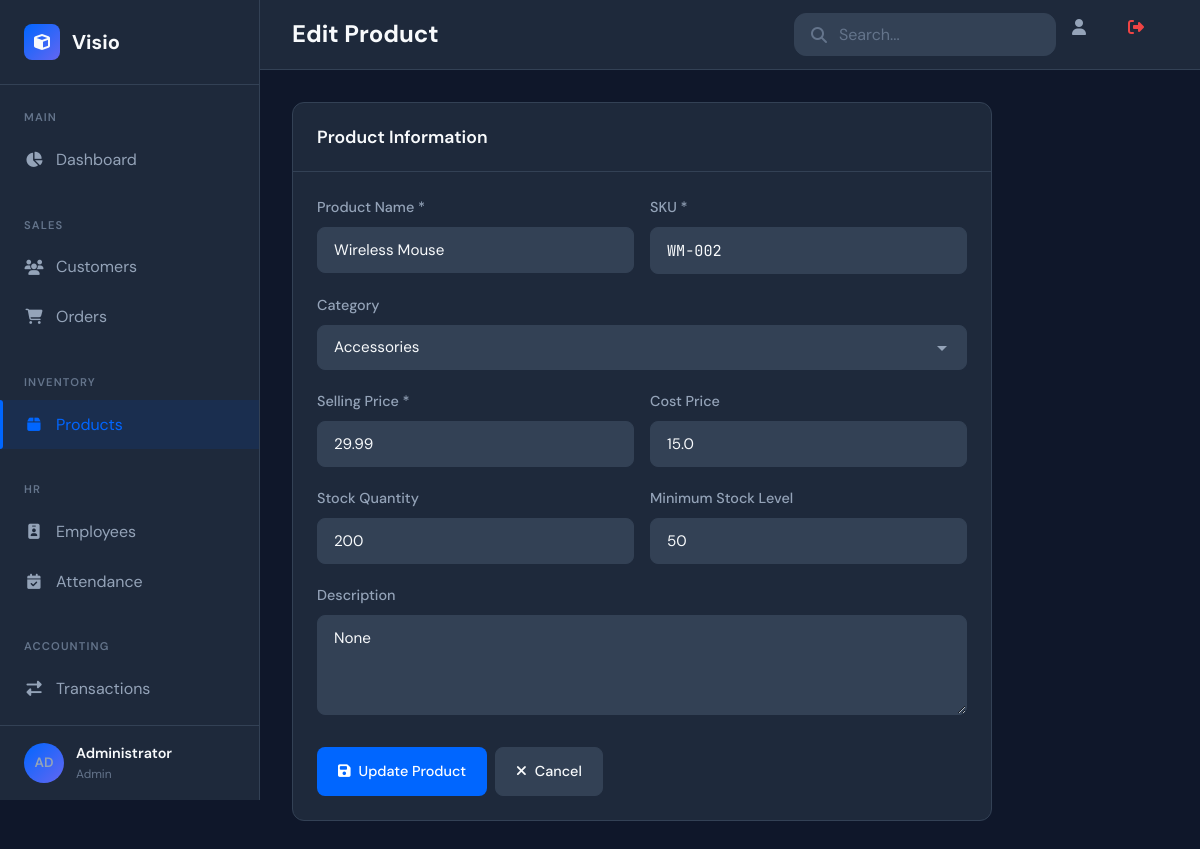
The app's page /products/edit/2 (signed in) with its own data.
### app.py (models this page shows, shortened)
class User(UserMixin, db.Model):
    id = db.Column(db.Integer, primary_key=True)
    email = db.Column(db.String(120), unique=True, nullable=False)
    password_hash = db.Column(db.String(256), nullable=False)
    full_name = db.Column(db.String(100), nullable=False)
    role = db.Column(db.String(20), default='user')
    is_active = db.Column(db.Boolean, default=True)
    created_at = db.Column(db.DateTime, default=datetime.utcnow)
    last_login = db.Column(db.DateTime)
    def get_initials(self):
        names = self.full_name.split()
        if len(names) >= 2:
            return f"{names[0][0]}{names[1][0]}".upper()
        return self.full_name[:2].upper()

class Product(db.Model):
    id = db.Column(db.Integer, primary_key=True)
    name = db.Column(db.String(100), nullable=False)
    sku = db.Column(db.String(50), unique=True, nullable=False)
    category = db.Column(db.String(50))
    price = db.Column(db.Float, nullable=False)
    cost = db.Column(db.Float, default=0)
    stock_quantity = db.Column(db.Integer, default=0)
    min_stock_level = db.Column(db.Integer, default=10)
    description = db.Column(db.Text)
    created_at = db.Column(db.DateTime, default=datetime.utcnow)

### app.py (the view, shortened to what this page needs)
@app.route('/products/edit/<int:id>', methods=['GET', 'POST'])
@login_required
def edit_product(id):
    product = Product.query.get_or_404(id)
    return render_template('product_form.html', product=product)

### app.py (called while the page is built)
@login_manager.user_loader
def load_user(user_id):
    return User.query.get(int(user_id))

### templates/product_form.html (shortened to what this page needs)
{% extends "base.html" %}
{% block page_title %}{{ 'Edit' if product else 'Add New' }} Product{% endblock %}
{% block content %}
<div class="card" style="max-width: 700px;">
    <div class="card-header">
        <h3 class="card-title">Product Information</h3>
    </div>
    <div class="card-body">
        <form action="{{ url_for('edit_product', id=product.id) if product else url_for('add_product') }}" method="POST" data-validate>
            <div class="form-row">
                <div class="form-group">
                    <label class="form-label">Product Name *</label>
                    <input type="text" name="name" class="form-control" value="{{ product.name if product else '' }}" required placeholder="Enter product name">
                </div>
                <div class="form-group">
                    <label class="form-label">SKU *</label>
                    <input type="text" name="sku" class="form-control font-mono" value="{{ product.sku if product else '' }}" required placeholder="e.g., PRD-001">
                </div>
            </div>
            <div class="form-group">
                <label class="form-label">Category</label>
                <select name="category" class="form-control">
                    <option value="Accessories" {% if product and product.category == 'Accessories' %}selected{% endif %}>Accessories</option>
                </select>
            </div>
            <div class="form-row">
                <div class="form-group">
                    <label class="form-label">Selling Price *</label>
                    <input type="number" step="0.01" name="price" class="form-control" value="{{ product.price if product else '' }}" required placeholder="0.00">
                </div>
                <div class="form-group">
                    <label class="form-label">Cost Price</label>
                    <input type="number" step="0.01" name="cost" class="form-control" value="{{ product.cost if product else '0' }}" placeholder="0.00">
                </div>
            </div>
            <div class="form-row">
                <div class="form-group">
                    <label class="form-label">Stock Quantity</label>
                    <input type="number" name="stock_quantity" class="form-control" value="{{ product.stock_quantity if product else '0' }}" placeholder="0">
                </div>
                <div class="form-group">
                    <label class="form-label">Minimum Stock Level</label>
                    <input type="number" name="min_stock_level" class="form-control" value="{{ product.min_stock_level if product else '10' }}" placeholder="10">
                </div>
            </div>
            <div class="form-group">
                <label class="form-label">Description</label>
                <textarea name="description" class="form-control" rows="3" placeholder="Enter product description">{{ product.description if product else '' }}</textarea>
            </div>
            <div class="btn-group" style="margin-top: 1.5rem;">
                <button type="submit" class="btn btn-primary">
                    <i class="fas fa-save"></i>
                    {{ 'Update' if product else 'Save' }} Product
                </button>
                <a href="{{ url_for('products') }}" class="btn btn-secondary">
                    <i class="fas fa-times"></i>
                    Cancel
                </a>
            </div>
        </form>
    </div>
</div>
{% endblock %}

### templates/base.html (shortened to what this page needs)
<!DOCTYPE html>
<html lang="en">
<head>
    <link rel="stylesheet" href="https://cdnjs.cloudflare.com/ajax/libs/font-awesome/6.4.0/css/all.min.css">
    <link rel="stylesheet" href="{{ url_for('static', filename='css/style.css') }}">
</head>
<body>
    <div class="app-container">
        <aside class="sidebar">
            <div class="sidebar-header">
                <div class="logo">
                    <i class="fas fa-cube"></i>
                    <span>Visio</span>
                </div>
            </div>
            <nav class="sidebar-nav">
                <div class="nav-section">
                    <span class="nav-section-title">Main</span>
                    <a href="{{ url_for('dashboard') }}" class="nav-item {% if request.endpoint == 'dashboard' %}active{% endif %}">
                        <i class="fas fa-chart-pie"></i><span>Dashboard</span>
                    </a>
                </div>
                <div class="nav-section">
                    <span class="nav-section-title">Sales</span>
                    <a href="{{ url_for('customers') }}" class="nav-item {% if 'customer' in request.endpoint %}active{% endif %}">
                        <i class="fas fa-users"></i><span>Customers</span>
                    </a>
                    <a href="{{ url_for('orders') }}" class="nav-item {% if 'order' in request.endpoint %}active{% endif %}">
                        <i class="fas fa-shopping-cart"></i><span>Orders</span>
                    </a>
                </div>
                <div class="nav-section">
                    <span class="nav-section-title">Inventory</span>
                    <a href="{{ url_for('products') }}" class="nav-item {% if 'product' in request.endpoint %}active{% endif %}">
                        <i class="fas fa-box"></i><span>Products</span>
                    </a>
                </div>
                <div class="nav-section">
                    <span class="nav-section-title">HR</span>
                    <a href="{{ url_for('employees') }}" class="nav-item {% if 'employee' in request.endpoint %}active{% endif %}">
                        <i class="fas fa-id-badge"></i><span>Employees</span>
                    </a>
                    <a href="{{ url_for('attendance') }}" class="nav-item {% if 'attendance' in request.endpoint %}active{% endif %}">
                        <i class="fas fa-calendar-check"></i><span>Attendance</span>
                    </a>
                </div>
                <div class="nav-section">
                    <span class="nav-section-title">Accounting</span>
                    <a href="{{ url_for('transactions') }}" class="nav-item {% if 'transaction' in request.endpoint %}active{% endif %}">
                        <i class="fas fa-exchange-alt"></i><span>Transactions</span>
                    </a>
                    <a href="{{ url_for('reports') }}" class="nav-item {% if 'report' in request.endpoint %}active{% endif %}">
                    </a>
                </div>
            </nav>
            <div class="sidebar-footer">
                <div class="user-info" style="cursor: pointer;" onclick="toggleUserMenu()">
                    <div class="user-avatar" style="background: linear-gradient(135deg, #0066FF, #6366F1); display: flex; align-items: center; justify-content: center; font-weight: 600; font-size: 0.85rem;">
                        {{ current_user.get_initials() }}
                    </div>
                    <div class="user-details">
                        <span class="user-name">{{ current_user.full_name }}</span>
                        <span class="user-role">{{ current_user.role|capitalize }}</span>
                    </div>
                </div>
            </div>
        </aside>
        <main class="main-content">
            <header class="content-header">
                <div class="header-left">
                    <h1 class="page-title">{% block page_title %}Dashboard{% endblock %}</h1>
                </div>
                <div class="header-right">
                    <div class="search-box"><i class="fas fa-search"></i><input type="text" placeholder="Search..."></div>
                    <a href="{{ url_for('profile') }}" class="notification-btn" title="Profile"><i class="fas fa-user"></i></a>
                    <a href="{{ url_for('logout') }}" class="notification-btn" title="Logout" style="color: #EF4444;"><i class="fas fa-sign-out-alt"></i></a>
                </div>
            </header>
            <div class="content-body">{% block content %}{% endblock %}</div>
        </main>
    </div>
</body>
</html>

### records on screen
User: get_initials "AD", full_name "Administrator", role "Admin"
Product: name "Wireless Mouse", sku "WM-002", category "Accessories", price "29.99", cost "15.0", stock_quantity "200", min_stock_level "50", description "None"

### other values on screen
{{ 'Edit' if product else 'Add New' }} "Edit"
{{ 'Update' if product else 'Save' }} "Update"
